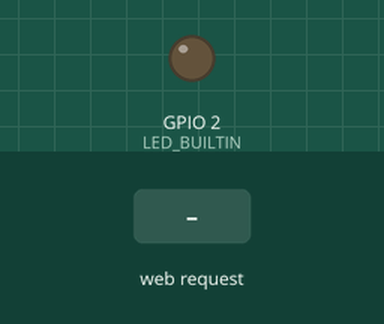
The sketch below on a simulated ESP8266 (NodeMCU). On the bench: output pins drawn as LEDs (lit = HIGH, except the on-board LED, lit = LOW). The inputs (shaded band) are chosen by the test bench. WiFi joins after 1.5 s; servers stay silent unless stated; what the sketch prints to the serial monitor is not drawn.

Above: at 3.3 s.
3.4 s: HTTP request GET /ledon received
At 4.2 s:
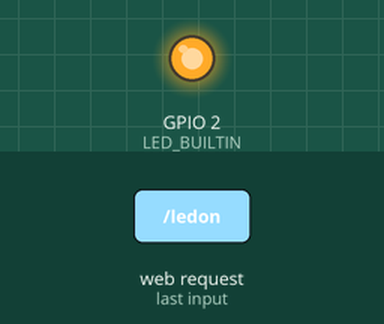
4.9 s: HTTP request GET /ledoff received
At 5.3 s:
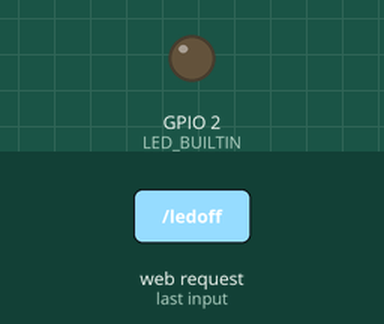
Timing chart, 0 to 7.9 s (numbered marks = the images above; inputs shaded):
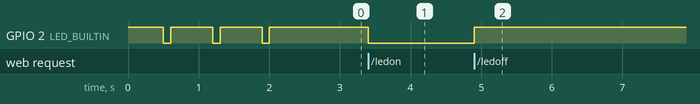

Measured:
- after the input at 3.4 s, GPIO 2 (LED_BUILTIN): HIGH → LOW at once
- after the input at 4.9 s, GPIO 2 (LED_BUILTIN): LOW → HIGH at once

The sketch:

ServidorWeb.ino
```cpp
#include <ESP8266WiFi.h>

const char* ssid = "ALHN-40A0";
const char* password = "h3A3Js.XPw";
unsigned char status_led = 0;

WiFiServer server(80);

void setup() {
  Serial.begin(115200);

  pinMode(LED_BUILTIN, OUTPUT);
  digitalWrite(LED_BUILTIN, HIGH);

  Serial.print("Conectando à rede: ");
  Serial.println(ssid);
  WiFi.begin(ssid, password);

  while (WiFi.status() != WL_CONNECTED) {
    delay(500);
    Serial.print(".");
    digitalWrite(LED_BUILTIN, LOW); // liga o led
    delay(100);
    digitalWrite(LED_BUILTIN, HIGH); // desliga o led
    delay(100);
  }
  Serial.println(" ");
  Serial.println("WiFi conectado.");
  Serial.print("IP: ");
  Serial.println(WiFi.localIP());

  server.begin();
  Serial.println("Server iniciado.");
}

void loop() {
  WiFiClient client = server.available();

  // verifica se o cliente conectou
  if (!client) {
    return;
  }

  // aguarda informacao do cliente
  Serial.println("novo cliente");
  while (! client.available())
  {
    delay (1);
  }

  // le a primeira linha da mensagem
  String req = client.readStringUntil('\r');
  Serial.println(req);
  client.flush(); // limpa o buffer

  // verifica a mensagem

  if (req.indexOf("/ledoff") != -1)  {
    status_led = 0;
    digitalWrite(LED_BUILTIN, HIGH);
    Serial.println("LED OFF");
  }
  else if (req.indexOf("/ledon") != -1)
  {
    status_led = 1;
    digitalWrite(LED_BUILTIN, LOW);
    Serial.println("LED ON");
  }

  // Return the response
  client.println("HTTP/1.1 200 OK");
  client.println("Content-Type: text/html");
  client.println("Connection: close");
  client.println("");

  client.println("<!DOCTYPE HTML>");
  client.println("<HTML>");
  client.println("<H1> LED </H1>");
  client.println("<br />");

  client.println("<a href=\"/ledon\"\"> <button style='FONT-SIZE: 50px;background-color: #00fa00; HEIGHT: 200px;WIDTH: 300px; 126px; Z-INDEX: 0; TOP: 200px;'> LED ON </button> </a>");
  client.println("<a href=\"/ledoff\"\"> <button style='FONT-SIZE: 50px;background-color: #fa0000; HEIGHT: 200px; WIDTH: 300px; 126px; Z-INDEX: 0; TOP: 200px;'> LED OFF </button> </a>");
  client.println("</html>");

  delay(1);
  Serial.println("Client disonnected");
  Serial.println("");

}
```
